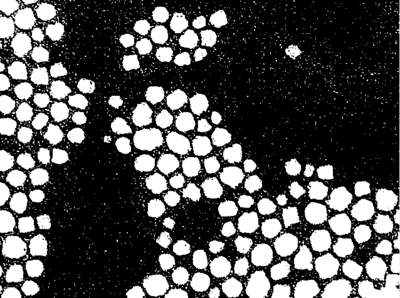
#> input picture advanced/binary_image_processing/images/ero.png, 400 x 298 px
$ jupyter execute 2.erosion_and_dilation.ipynb
#> lines starting #> are read from the running program, lines starting #| are printed output that depends on the picture; after the words box and inside, x2 and y2 are one past the last pixel; in counts of white or black regions, pixels touching at a corner belong together
# Erosion and Dilation
Erosion and Dilation are two fundamental morphological operations in image processing. They are primarily used to process binary images (images with pixels that are either black or white) but can also be extended to grayscale images. These operations are essential for tasks such as noise removal, shape analysis, and image enhancement.

**1. Understanding Morphological Operations**
Morphological operations focus on the shape or structure of objects within an image. They rely on a predefined shape called a structuring element to probe and transform the input image.

**2. Structuring Element**
A structuring element is a small binary matrix (e.g., 3x3, 5x5) that defines the neighborhood used to process each pixel in the image. Common shapes include:
- Square or Rectangle
- Disk or Circle
- Cross

**3. Erosion**
Erosion shrinks the boundaries of the foreground (typically white) objects in an image. It removes pixels on object boundaries, effectively reducing the size of objects.

*How Erosion Works:*

1. Overlay the structuring element on each pixel of the image.
2. Check if the structuring element fits entirely within the foreground when centered on that pixel.
3. Set the output pixel to foreground (white) only if all pixels under the structuring element are foreground; otherwise, set it to background (black).

*Effects of Erosion:*
- Removes small objects or noise: Tiny white regions are eliminated.
- Separates connected objects: Thin bridges between objects can be broken.
- Shrinks larger objects: Reduces the size and smooths the boundaries.

**IMPLEMENTATION**

[cell 1]
import cv2
import numpy as np
from matplotlib import pyplot as plt

[cell 2]
image = cv2.imread('./images/ero.png')
#> image is the input picture: shape (298, 400, 3); mean B, G, R 84.2, 84.2, 84.2

[cell 3]
# Step 1: convert to gray
gray = cv2.cvtColor(image, cv2.COLOR_BGR2GRAY)

[cell 4]
# Step 2: Apply binary thresholding
# This converts the grayscale image to binary (black and white)
# You can adjust the threshold value (127) as needed
_, binary = cv2.threshold(gray, 127, 255, cv2.THRESH_BINARY)
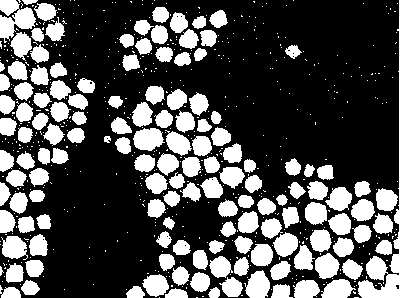
#> binary: shape (298, 400); 31.7% white; 662 white regions (521 under 20 px), largest, box (x1, y1, x2, y2) and area: (358, 0, 400, 298) 1610, (0, 0, 36, 43) 893, (133, 128, 165, 151) 540

[cell 5]
# Step 3: Define the structuring element
# You can experiment with different shapes and sizes
# Common shapes: cv2.MORPH_RECT, cv2.MORPH_ELLIPSE, cv2.MORPH_CROSS
kernel_size = (5, 5)  # You can change the size as needed
kernel = cv2.getStructuringElement(cv2.MORPH_RECT, kernel_size)

[cell 6]
num_iterations = 5
# Step 4: Apply Erosion Iteratively and Store Results
eroded_images = [binary.copy()]  # List to store original and eroded images

current_image = binary.copy()
for i in range(1, num_iterations + 1):
    eroded = cv2.erode(current_image, kernel, iterations=1)
    eroded_images.append(eroded)
    current_image = eroded  # Update for next iteration
#> this loop made 5 passes
#> pass 1, `eroded = cv2.erode(current_image, kernel, iterations=1)`:
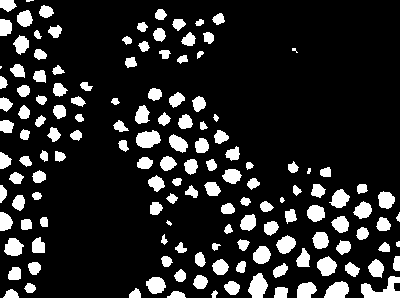
#> eroded: shape (298, 400); 15.4% white; 145 white regions (5 under 20 px), largest, box (x1, y1, x2, y2) and area: (361, 276, 400, 298) 468, (248, 273, 268, 298) 340, (136, 130, 161, 148) 334
#> pass 3, `eroded = cv2.erode(current_image, kernel, iterations=1)`:
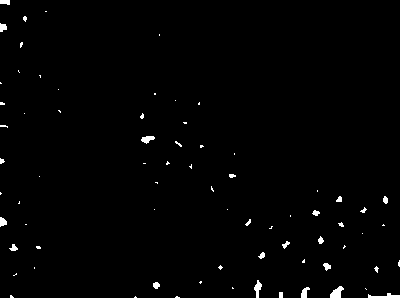
#> eroded: shape (298, 400); 1.1% white; 73 white regions (51 under 20 px), largest, box (x1, y1, x2, y2) and area: (330, 286, 344, 298) 104, (368, 293, 400, 298) 89, (254, 280, 262, 298) 77
#> after the loop:
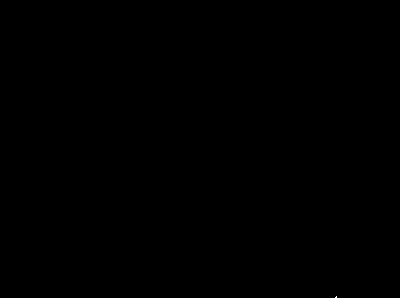
#> current_image: shape (298, 400); 0% white in thin lines or dots, all inside (x1, y1, x2, y2) = (335, 296, 337, 298)
#> after the loop, eroded_images = 6 items

[cell 7]
import math
# Step 5: Determine Grid Layout
# Decide on the number of columns and rows based on total images
total_images = num_iterations + 1  # Original + eroded iterations

# For better visualization, limit the number of columns
max_cols = 3  # Adjust based on preference
cols = min(total_images, max_cols)
rows = math.ceil(total_images / cols)

# Step 8: Create Subplots
plt.figure(figsize=(5 * cols, 5 * rows))  # Increase figsize based on grid

for idx, img in enumerate(eroded_images):
    plt.subplot(rows, cols, idx + 1)
    if idx == 0:
        plt.title('Original Image')
    else:
        plt.title(f'Erosion Iteration {idx}')
    plt.imshow(img, cmap='gray')
    plt.axis('off')  # Hide axis
#> this loop made 6 passes

plt.tight_layout()
plt.show()
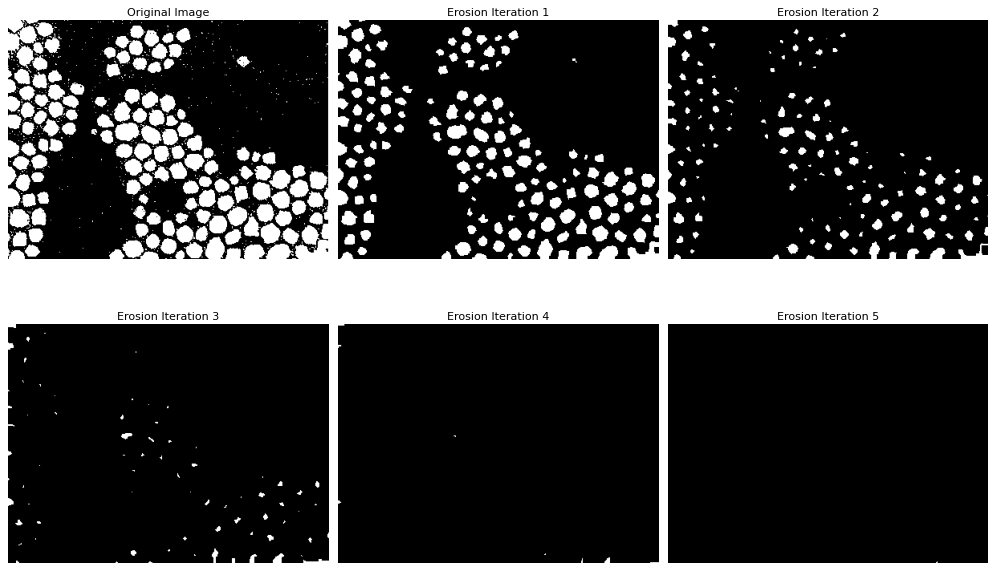
#> figure drawn by matplotlib, 6 panels

**4. Dilation**
Dilation does the opposite of erosion; it expands the boundaries of the foreground objects. It adds pixels to the edges of objects, potentially filling in small holes and connecting nearby objects.

*How Dilation Works:*
1. Overlay the structuring element on each pixel of the image.
2. Set the output pixel to foreground (white) if any of the pixels under the structuring element are foreground; otherwise, set it to background (black).

*Effects of Dilation:*
- Fills small holes and gaps within objects.
- Connects nearby objects by bridging small gaps.
- Expands the size of objects and smooths their boundaries.

**IMPLEMENTATION**

[cell 8]
# Load the image in grayscale
image = cv2.imread('./images/ero.png', cv2.IMREAD_GRAYSCALE)
#> image: shape (298, 400); min 0, max 255, mean 84.2

[cell 9]
# Convert to binary image by thresholding (if not already binary)
# Adjust threshold value as needed
_, binary = cv2.threshold(image, 127, 255, cv2.THRESH_BINARY)

[cell 10]
kernel_size = (5, 5)  # You can adjust the size
kernel_shape = cv2.MORPH_RECT  # Options: MORPH_RECT, MORPH_ELLIPSE, MORPH_CROSS

# Create the structuring element
kernel = cv2.getStructuringElement(kernel_shape, kernel_size)

[cell 11]
num_iterations = 5  # Number of dilation iterations

# List to store original and dilated images
dilated_images = [binary.copy()]  # Original image at index 0

current_image = binary.copy()
for i in range(1, num_iterations + 1):
    # Apply dilation
    dilated = cv2.dilate(current_image, kernel, iterations=1)
    dilated_images.append(dilated)
    current_image = dilated  # Update for next iteration
#> this loop made 5 passes
#> pass 1, `dilated = cv2.dilate(current_image, kernel, iterations=1)`:
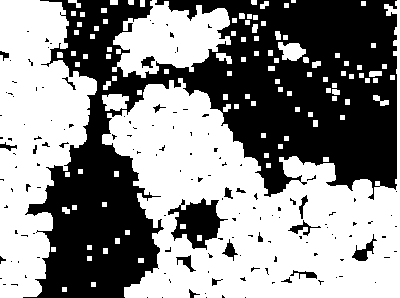
#> dilated: shape (298, 400); 54.9% white; 149 black regions (125 under 20 px), largest, box (x1, y1, x2, y2) and area: (23, 0, 397, 298) 50086, (168, 198, 228, 250) 1594, (352, 234, 377, 261) 226
#> pass 2, `dilated = cv2.dilate(current_image, kernel, iterations=1)`:
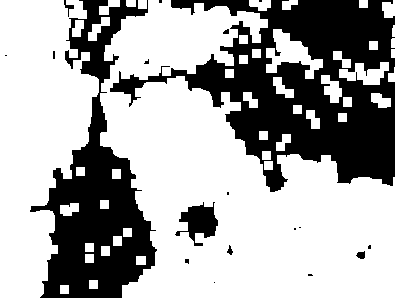
#> dilated: shape (298, 400); 66.2% white; 19 black regions (12 under 20 px), largest, box (x1, y1, x2, y2) and area: (110, 0, 395, 192) 24119, (30, 0, 157, 298) 14926, (175, 202, 218, 246) 957
#> pass 3, `dilated = cv2.dilate(current_image, kernel, iterations=1)`:
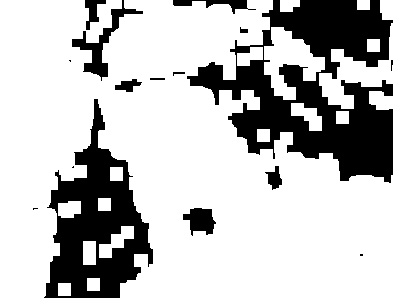
#> dilated: shape (298, 400); 74.8% white; 16 black regions (5 under 20 px), largest, box (x1, y1, x2, y2) and area: (187, 0, 393, 183) 17274, (44, 99, 153, 298) 9796, (72, 0, 143, 81) 1120
#> after the loop:
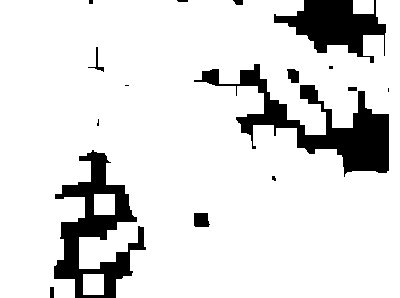
#> current_image: shape (298, 400); 87.1% white; 16 black regions (6 under 20 px), largest, box (x1, y1, x2, y2) and area: (194, 64, 389, 177) 5983, (54, 150, 146, 298) 5185, (274, 0, 386, 63) 3541
#> after the loop, dilated_images = 6 items

[cell 12]
# Determine grid layout
total_images = num_iterations + 1  # Original + dilated iterations
max_cols = 3  # Maximum number of columns in the grid
cols = min(total_images, max_cols)
rows = math.ceil(total_images / cols)

# Create a new figure with adjusted size
plt.figure(figsize=(5 * cols, 5 * rows))  # 5 inches per column and row

for idx, img in enumerate(dilated_images):
    plt.subplot(rows, cols, idx + 1)
    if idx == 0:
        plt.title('Original Image')
    else:
        plt.title(f'Dilation Iteration {idx}')
    plt.imshow(img, cmap='gray')
    plt.axis('off')  # Hide axis for better visualization

plt.tight_layout()
plt.show()
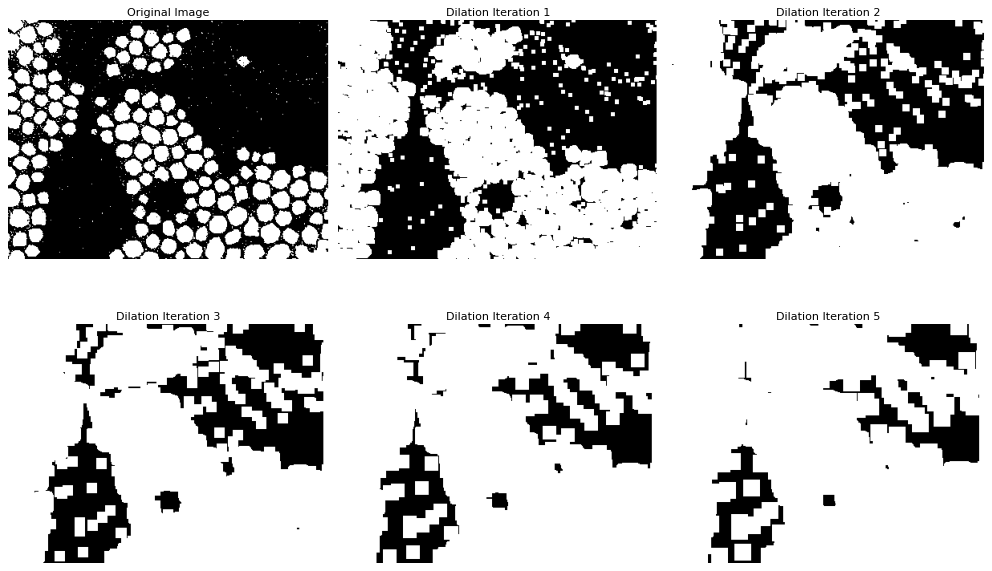
#> figure drawn by matplotlib, 6 panels
